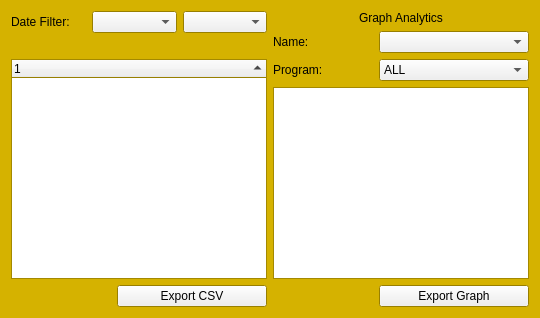
      <widget class="QWidget" name="teach_tab">
       <property name="palette">
        <palette>
         <active>
          <colorrole role="Base">
           <brush brushstyle="SolidPattern">
            <color alpha="255">
             <red>255</red>
             <green>255</green>
             <blue>255</blue>
            </color>
           </brush>
          </colorrole>
          <colorrole role="Window">
           <brush brushstyle="SolidPattern">
            <color alpha="255">
             <red>213</red>
             <green>178</green>
             <blue>0</blue>
            </color>
           </brush>
          </colorrole>
         </active>
         <inactive>
          <colorrole role="Base">
           <brush brushstyle="SolidPattern">
            <color alpha="255">
             <red>255</red>
             <green>255</green>
             <blue>255</blue>
            </color>
           </brush>
          </colorrole>
          <colorrole role="Window">
           <brush brushstyle="SolidPattern">
            <color alpha="255">
             <red>213</red>
             <green>178</green>
             <blue>0</blue>
            </color>
           </brush>
          </colorrole>
         </inactive>
         <disabled>
          <colorrole role="Base">
           <brush brushstyle="SolidPattern">
            <color alpha="255">
             <red>213</red>
             <green>178</green>
             <blue>0</blue>
            </color>
           </brush>
          </colorrole>
          <colorrole role="Window">
           <brush brushstyle="SolidPattern">
            <color alpha="255">
             <red>213</red>
             <green>178</green>
             <blue>0</blue>
            </color>
           </brush>
          </colorrole>
         </disabled>
        </palette>
       </property>
       <property name="autoFillBackground">
        <bool>true</bool>
       </property>
       <attribute name="title">
        <string>TEACHING</string>
       </attribute>
       <layout class="QGridLayout" name="gridLayout_5">
        <item row="1" column="0">
         <layout class="QHBoxLayout" name="horizontalLayout_18">
          <item>
           <spacer name="horizontalSpacer_4">
            <property name="orientation">
             <enum>Qt::Horizontal</enum>
            </property>
            <property name="sizeHint" stdset="0">
             <size>
              <width>40</width>
              <height>20</height>
             </size>
            </property>
           </spacer>
          </item>
          <item>
           <widget class="QPushButton" name="btnExportCSVTeach">
            <property name="minimumSize">
             <size>
              <width>150</width>
              <height>0</height>
             </size>
            </property>
            <property name="text">
             <string>Export CSV</string>
            </property>
           </widget>
          </item>
         </layout>
        </item>
        <item row="0" column="0">
         <layout class="QVBoxLayout" name="verticalLayout_10">
          <item>
           <layout class="QHBoxLayout" name="horizontalLayout_9">
            <item>
             <widget class="QLabel" name="date_filter_lbl_teach">
              <property name="minimumSize">
               <size>
                <width>75</width>
                <height>0</height>
               </size>
              </property>
              <property name="maximumSize">
               <size>
                <width>75</width>
                <height>16777215</height>
               </size>
              </property>
              <property name="text">
               <string>Date Filter:</string>
              </property>
             </widget>
            </item>
            <item>
             <widget class="QComboBox" name="start_date_combo_teach"/>
            </item>
            <item>
             <widget class="QComboBox" name="end_date_combo_teach">
              <property name="minimumSize">
               <size>
                <width>0</width>
                <height>0</height>
               </size>
              </property>
             </widget>
            </item>
           </layout>
          </item>
          <item>
           <widget class="QLabel" name="domain_lbl_teach">
            <property name="text">
             <string/>
            </property>
            <property name="alignment">
             <set>Qt::AlignCenter</set>
            </property>
           </widget>
          </item>
          <item>
           <widget class="QTreeWidget" name="tree_list_teach">
            <property name="sortingEnabled">
             <bool>true</bool>
            </property>
            <column>
             <property name="text">
              <string notr="true">1</string>
             </property>
            </column>
           </widget>
          </item>
         </layout>
        </item>
        <item row="0" column="2" rowspan="2">
         <layout class="QVBoxLayout" name="verticalLayout_8">
          <item>
           <widget class="QLabel" name="graph_lbl_teach">
            <property name="text">
             <string>Graph Analytics</string>
            </property>
            <property name="alignment">
             <set>Qt::AlignCenter</set>
            </property>
           </widget>
          </item>
          <item>
           <layout class="QHBoxLayout" name="horizontalLayout_6">
            <item>
             <widget class="QLabel" name="name_lbl_teach">
              <property name="maximumSize">
               <size>
                <width>100</width>
                <height>40</height>
               </size>
              </property>
              <property name="text">
               <string>Name:</string>
              </property>
             </widget>
            </item>
            <item>
             <widget class="QComboBox" name="name_combo_teach"/>
            </item>
           </layout>
          </item>
          <item>
           <layout class="QHBoxLayout" name="horizontalLayout_7">
            <item>
             <widget class="QLabel" name="program_lbl_teach">
              <property name="maximumSize">
               <size>
                <width>100</width>
                <height>40</height>
               </size>
              </property>
              <property name="text">
               <string>Program:</string>
              </property>
             </widget>
            </item>
            <item>
             <widget class="QComboBox" name="program_combo_teach">
              <property name="currentIndex">
               <number>0</number>
              </property>
              <item>
               <property name="text">
                <string>ALL</string>
               </property>
              </item>
             </widget>
            </item>
           </layout>
          </item>
          <item>
           <widget class="QGraphicsView" name="graph_area_teach">
            <property name="enabled">
             <bool>true</bool>
            </property>
           </widget>
          </item>
          <item>
           <layout class="QHBoxLayout" name="horizontalLayout_20">
            <item>
             <spacer name="horizontalSpacer_5">
              <property name="orientation">
               <enum>Qt::Horizontal</enum>
              </property>
              <property name="sizeHint" stdset="0">
               <size>
                <width>40</width>
                <height>20</height>
               </size>
              </property>
             </spacer>
            </item>
            <item>
             <widget class="QPushButton" name="btnExportGraphTeach">
              <property name="minimumSize">
               <size>
                <width>150</width>
                <height>0</height>
               </size>
              </property>
              <property name="text">
               <string>Export Graph</string>
              </property>
             </widget>
            </item>
           </layout>
          </item>
         </layout>
        </item>
       </layout>
      </widget>
